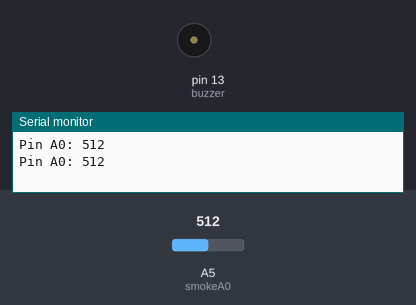
This sketch was run on a simulated Arduino Uno, built with avr-gcc and run on an emulated ATmega328P. Shown: buzzer (waves = sounding, pin HIGH), the last lines printed to the serial monitor. Inputs (shaded band) come from the test bench; at power-on: A5 (smokeA0) = 512.

Above: at 1.8 s.
1.9 s: A5 (smokeA0) set to 106
5.4 s: A5 (smokeA0) set to 96
At 6.0 s:
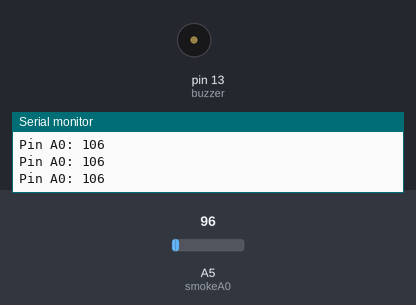
7.0 s: A5 (smokeA0) set to 122
At 7.4 s:
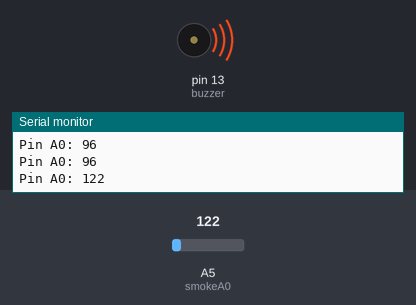
11.0 s: A5 (smokeA0) set to 90
At 11.9 s:
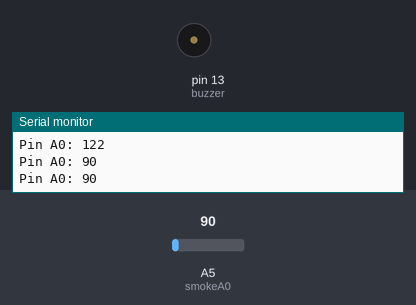
Timing chart, 0 to 13.5 s (numbered marks = the images above; inputs shaded):
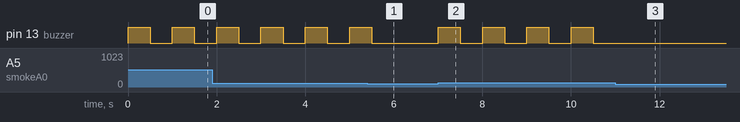

Measured:
- the behaviour switches between 101 and 100 on A5 (smokeA0) (found by bisection; images 0 and 1)
- after the input at 5.4 s, pin 13 (buzzer): goes on until 5.5 s, then stays LOW
- after the input at 7.0 s, pin 13 (buzzer): alternates HIGH for 0.50 s and LOW for 0.50 s, starting at once
- after the input at 11.0 s, pin 13 (buzzer): stops changing and stays LOW
- by itself, pin 13 (buzzer): alternates HIGH for 0.50 s and LOW for 0.50 s

The sketch:

mission3.ino
```cpp
const int smokeA0 = A5;
const int buzzer = 13;
int dataAsap;
//Threshold
int sensorThres = 100;

void setup() {
    // put your setup code here, to run once:
    pinMode(smokeA0, INPUT);
    pinMode(buzzer, OUTPUT);
    Serial.begin(9600);
}

void loop() {
    // put your main code here, to run repeatedly:
    int analogSensor = analogRead (smokeA0);
    Serial.print("Pin A0: ");
    Serial.println(analogSensor);

    if (analogSensor > sensorThres) {
        digitalWrite(buzzer, HIGH);
        delay(500);
        digitalWrite(buzzer, LOW);
        delay(500);
    } else {
        digitalWrite(buzzer, LOW);
        delay(500);
    }
}
```
